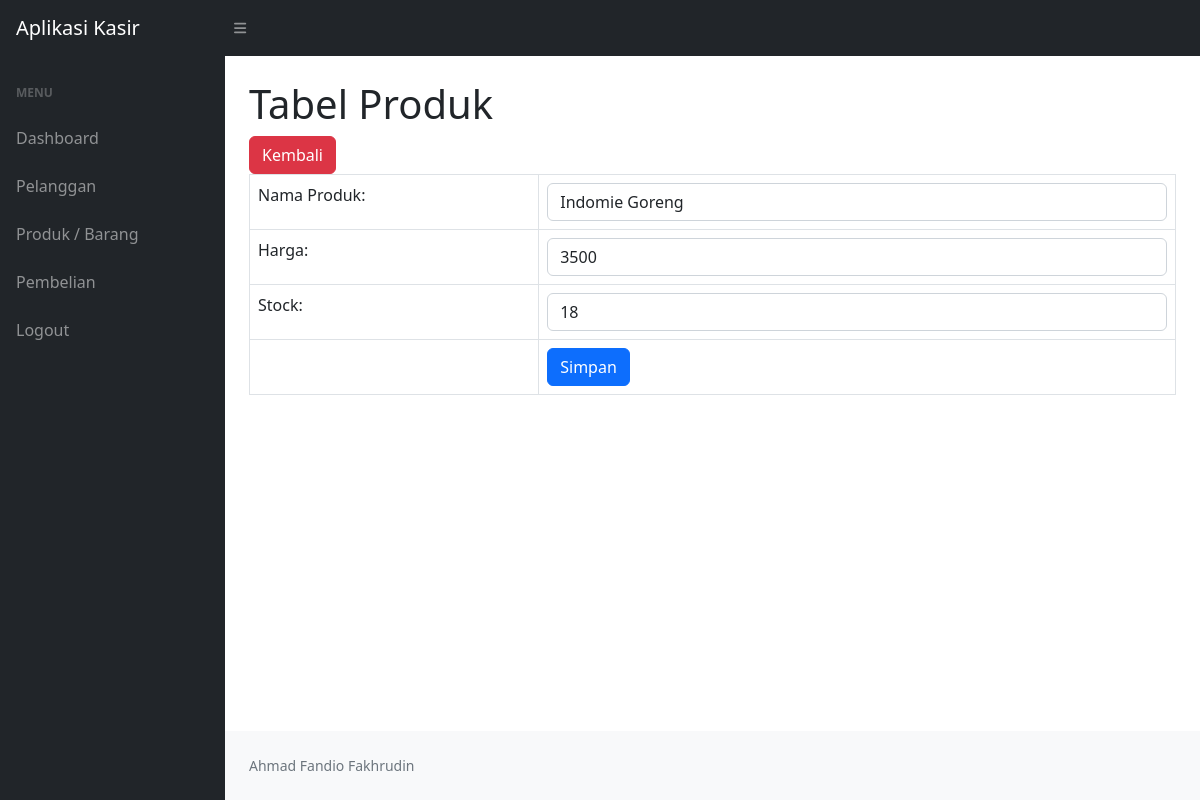
Page /ukk_kasir_fandio/config/edit_produk.php?id_produk=5 (signed in) on the committed database.
### tables this page shows
CREATE TABLE `produk` (
  `id_produk` int(11) NOT NULL,
  `nama_produk` varchar(255) NOT NULL,
  `harga` int(11) NOT NULL,
  `stock` int(11) NOT NULL
);

### ukk_kasir_fandio/config/edit_produk.php (the view, shortened to what this page needs)
<!DOCTYPE html>
<html lang="en">
    <head>
        <link href="https://cdn.jsdelivr.net/npm/simple-datatables@7.1.2/dist/style.min.css" rel="stylesheet" />
        <link href="../css/styles.css" rel="stylesheet" />
    </head>
    <body class="sb-nav-fixed">
        <nav class="sb-topnav navbar navbar-expand navbar-dark bg-dark">
            <a class="navbar-brand ps-3" href="index.php">Aplikasi Kasir</a>
            <button class="btn btn-link btn-sm order-1 order-lg-0 me-4 me-lg-0" id="sidebarToggle" href="#!"><i class="fas fa-bars"></i></button>
        </nav>
        <div id="layoutSidenav">
            <div id="layoutSidenav_nav">
                <nav class="sb-sidenav accordion sb-sidenav-dark" id="sidenavAccordion">
                <div class="sb-sidenav-menu">
                        <div class="nav">
                            <div class="sb-sidenav-menu-heading">Menu</div>
                            <a class="nav-link" href="../index.php">
                                Dashboard
                            </a>
                            <a class="nav-link" href="../pelanggan.php">
                                Pelanggan
                            </a>
                            <a class="nav-link" href="../produk.php">
                                Produk / Barang
                            </a>
                            <a class="nav-link" href="../pembelian.php">
                                Pembelian
                            </a>
                            <a class="nav-link" href="../logout.php">
                                Logout
                            </a>
                        </div>
                    </div>
                </nav>
            </div>
            <div id="layoutSidenav_content">
                <main>
                    <div class="container-fluid px-4">
                        <h1 class="mt-4">Tabel Produk</h1>
                        <a class="btn btn-danger" href="../produk.php">Kembali</a>
                        <form method="POST">
                        <?php
                        include "koneksi.php";
                        $id_produk = $_GET['id_produk'];
                        $data = mysqli_query($koneksi, "SELECT * FROM produk where id_produk='$id_produk'");
                        while ($d = mysqli_fetch_array($data)){
                        ?>
                            <table class="table table-bordered">
                                <tr>
                                    <td>Nama Produk:</td>
                                    <td><input class="form-control" type="text" name="nama_produk" value="<?php echo $d['nama_produk'];?>" required></td>
                                </tr>
                                <tr>
                                    <td>Harga:</td>
                                    <td><input name="harga" type="number" class="form-control" value="<?php echo $d['harga'];?>" required></td>
                                </tr>
                                <tr>
                                    <td>Stock:</td>
                                    <td><input class="form-control" type="number" name="stock" value="<?php echo $d['stock'];?>" required></td>
                                </tr>
                                <tr>
                                    <td></td>
                                    <td>
                                        <button type="submit" class="btn btn-primary">Simpan</button>
                                    </td>
                                </tr>
                            </table>
                            <?php
                        }
                            ?>
                        </form>
                    </div>
                </main>
                <footer class="py-4 bg-light mt-auto">
                    <div class="container-fluid px-4">
                        <div class="d-flex align-items-center justify-content-between small">
                            <div class="text-muted">Ahmad Fandio Fakhrudin</div>
                        </div>
                    </div>
                </footer>
            </div>
        </div>
    </body>
</html>

### rows in the picture
produk: nama_produk "Indomie Goreng", harga "3500", stock "18"
